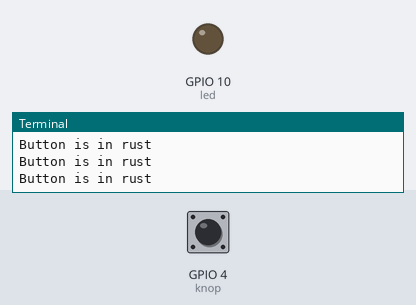
A program run on a simulated Raspberry Pi (BCM pin numbers). On the bench: output pins drawn as LEDs (lit = HIGH), the last lines printed to the terminal. The inputs (shaded band) are chosen by the test bench; at power-on: GPIO 4 (knop) LOW.

Above: at 1.2 s.
1.3 s: GPIO 4 (knop) pulled HIGH for 0.15 s
At 1.4 s:
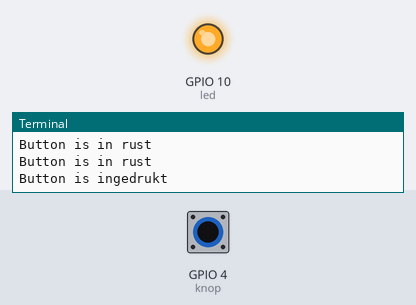
3.0 s: GPIO 4 (knop) pulled HIGH for 3.2 s
At 7.5 s:
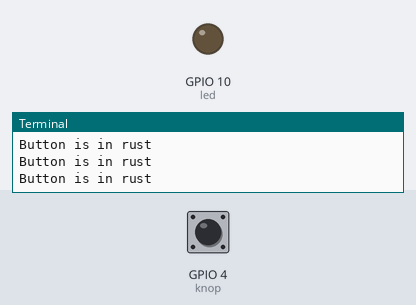
Timing chart, 0 to 9.0 s (numbered marks = the images above; inputs shaded):
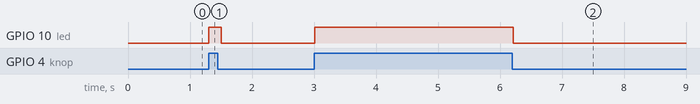

The program:

button.py
```python
import gpiozero as io
from gpiozero import LED
from time import sleep

knop = io.Button(4,pull_up=0)
led = LED(10)

while True:
    sleep(0.1)
    if knop.value:
        print("Button is ingedrukt")
        led.on()
    else:
        print("Button is in rust ")
        led.off()
```

Measured:
- after the input at 1.3 s, GPIO 10 (led): LOW → HIGH at once, → LOW 0.20 s later
- after the input at 3.0 s, GPIO 10 (led): LOW → HIGH at once, → LOW 3.2 s later
